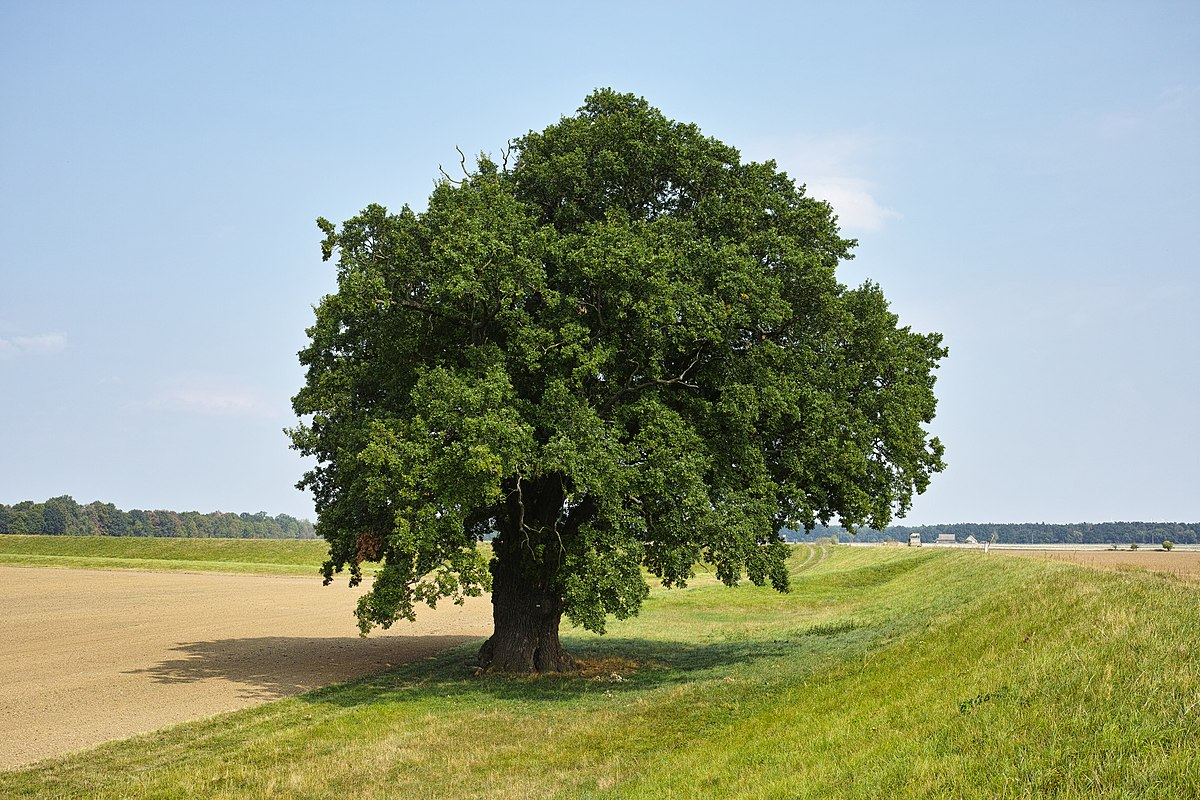
%> input picture Practica_2/tree.JPG, 1200 x 800 px
$ octave PR6B.m   (GNU Octave 9; MATLAB toolbox functions it lacks are replaced by stand-ins)
%> lines starting %> are read from the running program, lines starting %| are printed output that depends on the picture

%Imagen 1
A1=imread("tree.JPG");
%> A1 is the input picture: size 800x1200x3 uint8; mean R, G, B 144.8, 155.9, 133.8
A=rgb2gray(A1);
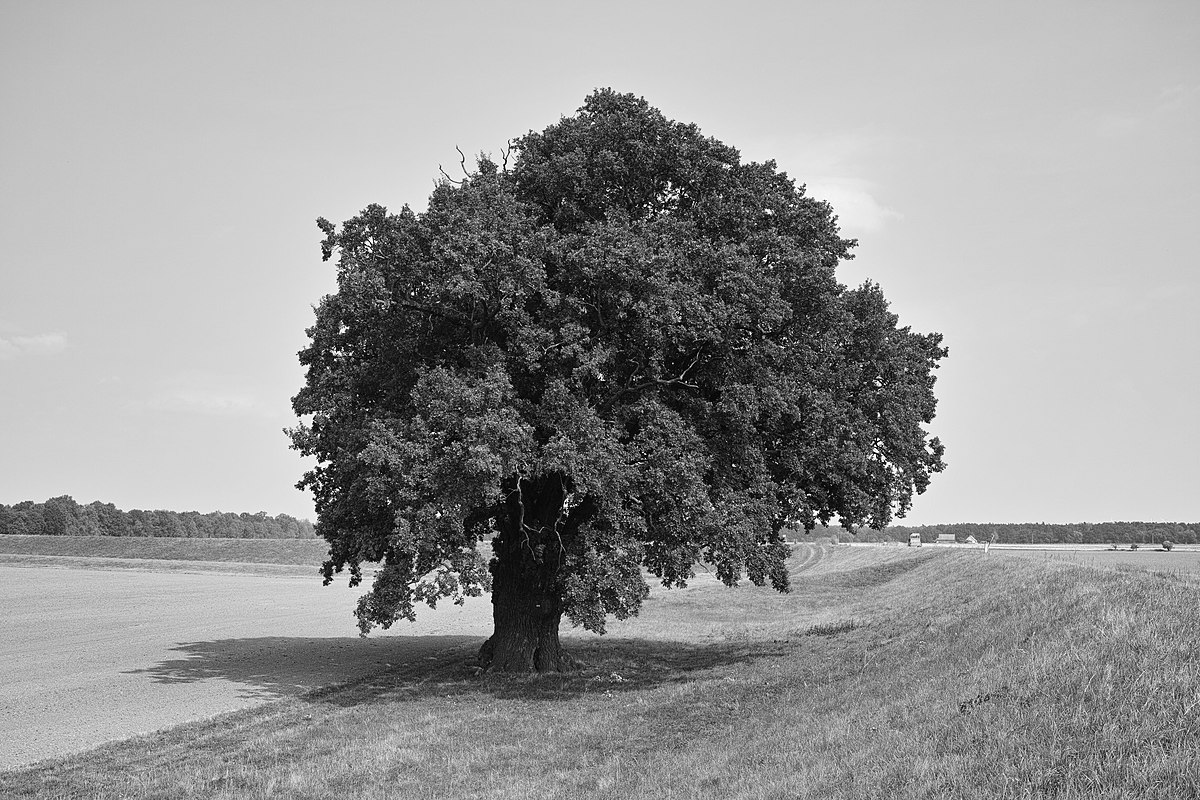
%> A: size 800x1200 uint8; min 0, max 255, mean 150.1
[px1,~]=imhist(A);
%> px1 = 256 values, max 25824 at index 205, min 9 at index 256, mean 3750

%Imagen 2
B1=imread("img2.jpg");
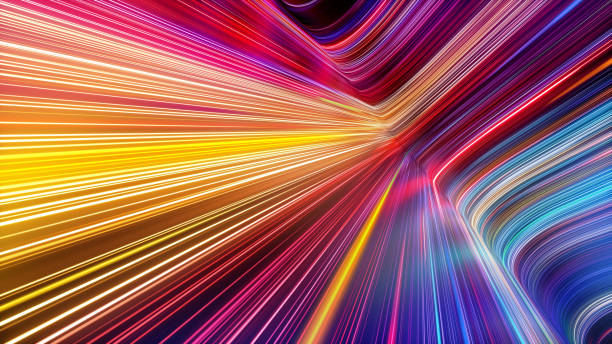
%> input picture Practica_6/img2.jpg, 612 x 344 px
%> B1 is the input picture: size 344x612x3 uint8; mean R, G, B 157.9, 93.8, 96.4
B=rgb2gray(B1);
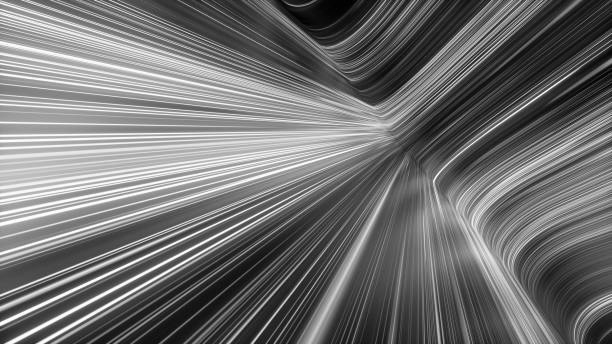
%> B: size 344x612 uint8; min 0, max 255, mean 113.3
[px2,~]=imhist(B);
%> px2 = 256 values, max 1562 at index 73, min 4 at index 1, mean 822.4

figure(1)
subplot(2,2,1)
imshow(A)
title('Imagen 1')
subplot(2,2,3)
histogram(A);
xlabel('Pixeles')
ylabel('Veces')
ylim ([0 2000])
title('Histograma Imagen 1')

subplot(2,2,2)
imshow(B)
title('Imagen 2')
subplot(2,2,4)
histogram(B);
xlabel('Pixeles')
ylabel('Veces')
ylim ([0 2000])
title('Histograma Imagen 2')
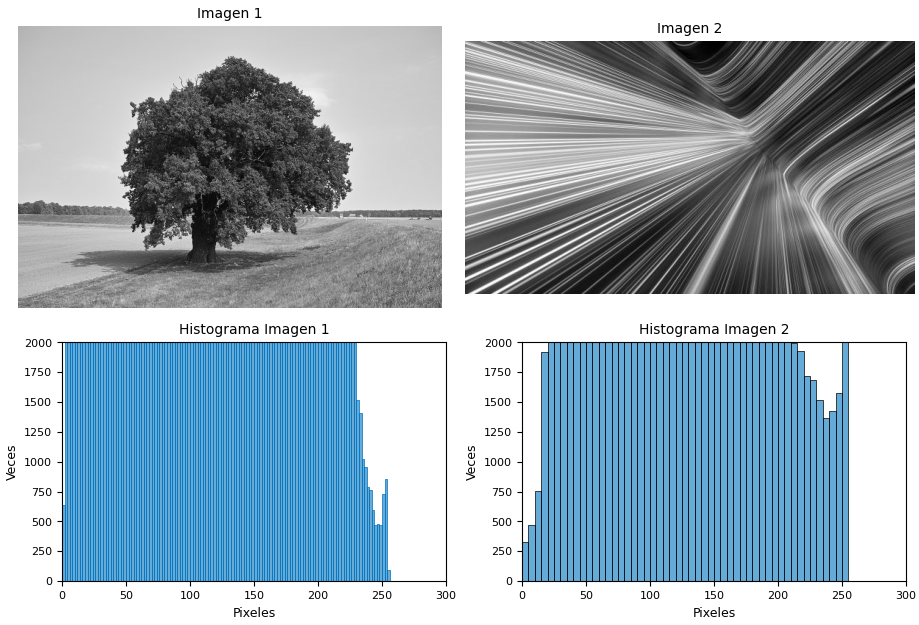
%> figure redrawn from the program's plot data, 4 panels

%Calcula la probabilidad acumulada de la Imagen A y la Imagen B +
%cumsum(A) devuelve la suma acumulativa de A comenzando al principio de la primera dimensión del arreglo en A cuyo tamaño no es igual a 1.
%numel es el numero de elementos
PacumA=cumsum(px1) / numel(A);
%> PacumA = 256 values from 3.13e-05 to 1
PacumB=cumsum(px2) / numel(B);
%> PacumB = 256 values from 1.9e-05 to 1

%Usa la probabilidad para comparar
HCor1=zeros(256,1,'uint8');
for i = 1:256
    [~,indice] = min(abs(PacumA(i) - PacumB));
    HCor1(i) = indice-1;
end
%> this loop made 256 passes
%> indice on passes 1 to 3: 1, 3, 6
%> after the loop, HCor1 = 256 values from 0 to 255

HCor2=zeros(256,1,'uint8');
for i = 1:256
    [~,indice] = min(abs(PacumB(i) - PacumA));
    HCor2(i) = indice-1;
end
%> this loop made 256 passes
%> indice on passes 1 to 3: 1, 1, 2
%> after the loop, HCor2 = 256 values from 0 to 255

%Realiza la imagen correspondida segun los datos de Pacum
im1Correspondida = intlut(A,HCor1);
im2Correspondida = intlut(B,HCor2);


%muestra de imagenes
figure(2)
subplot(3,2,1)
imshow(A)
title('Imagen 1')
subplot(3,2,3)
imshow(im1Correspondida)
title('Imagen Correspondida')
subplot(3,2,5)
histogram(im1Correspondida);
xlabel('Pixeles')
ylabel('Veces')
ylim ([0 2000])
title('Histograma de  Correspondencia Imagen 1')

subplot(3,2,2)
imshow(B)
title('Imagen 2')
subplot(3,2,4)
imshow(im2Correspondida)
title('Imagen Correspondida')
subplot(3,2,6)
histogram(im2Correspondida);
xlabel('Pixeles')
ylabel('Veces')
ylim ([0 2000])
title('Histograma de  Correspondencia Imagen 2')
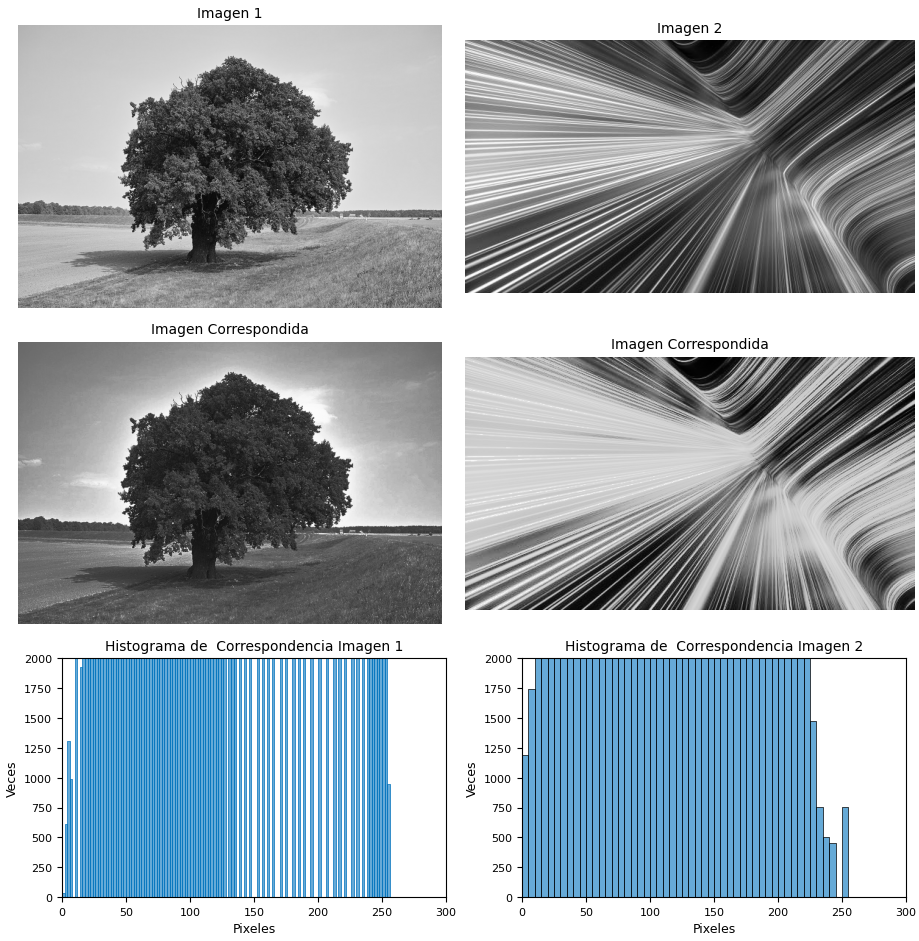
%> figure redrawn from the program's plot data, 6 panels

figure(3)
J = imhistmatch(A1,B1);
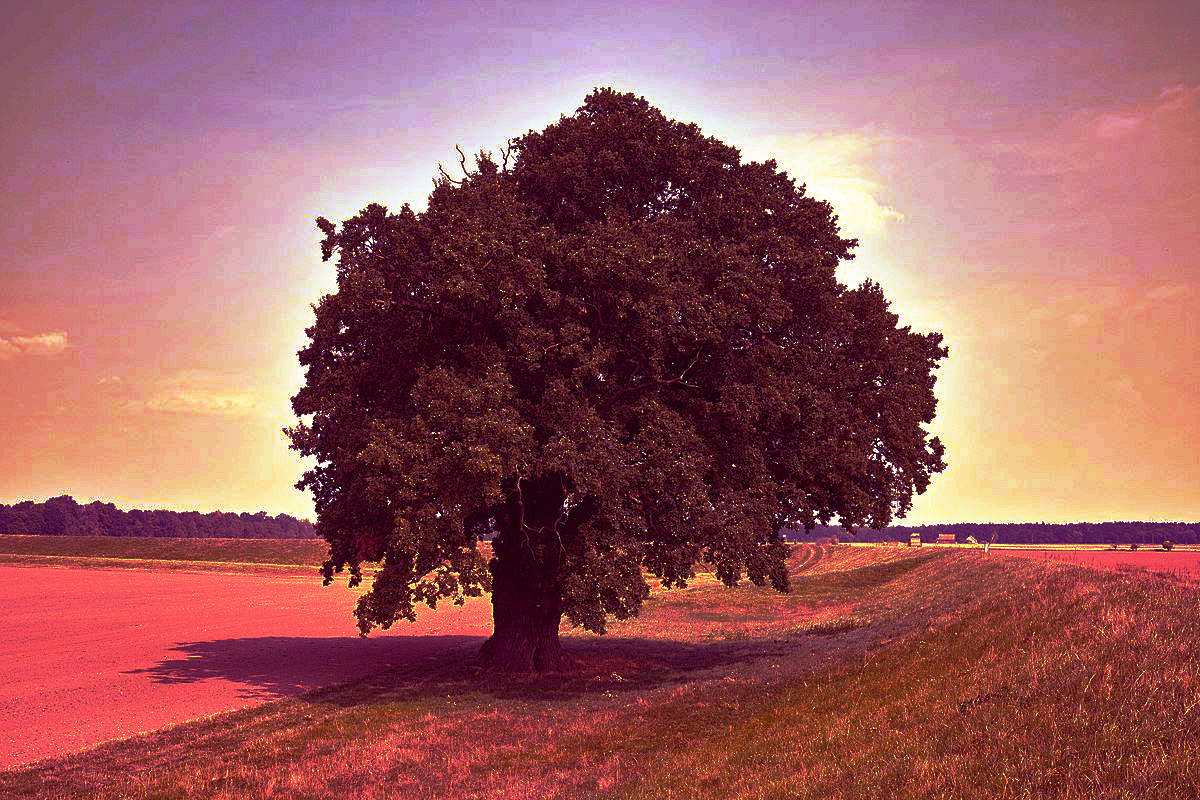
%> J: size 800x1200x3 uint8; mean R, G, B 156.8, 93.1, 96.4
K = imhistmatch(B1,A1);
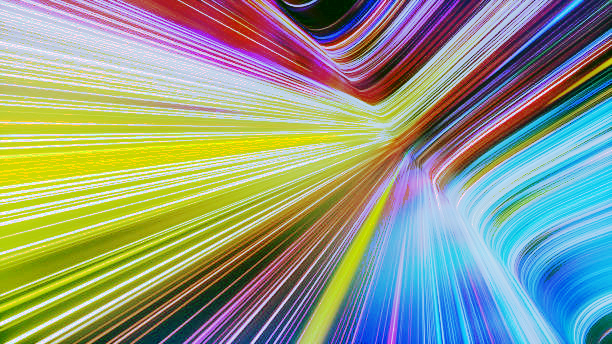
%> K: size 344x612x3 uint8; mean R, G, B 144.5, 155, 132.7
imshow(J)
figure(4)
imshow(K)

disp("Fin del Programa...")
